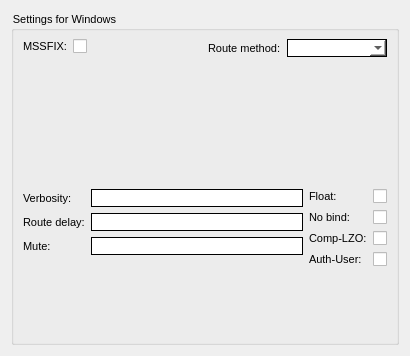
<?xml version="1.0" encoding="UTF-8"?>
<ui version="4.0">
 <class>AdvPage</class>
 <widget class="QWizardPage" name="AdvPage">
  <property name="geometry">
   <rect>
    <x>0</x>
    <y>0</y>
    <width>410</width>
    <height>356</height>
   </rect>
  </property>
  <property name="windowTitle">
   <string>WizardPage</string>
  </property>
  <property name="styleSheet">
   <string notr="true">font-size: 8pt;</string>
  </property>
  <property name="title">
   <string>Advanced Settings</string>
  </property>
  <property name="subTitle">
   <string>Please specify the advanced settings.</string>
  </property>
  <layout class="QGridLayout" name="gridLayout_3">
   <item row="0" column="0">
    <widget class="QGroupBox" name="groupBox">
     <property name="title">
      <string>Settings for Windows</string>
     </property>
     <layout class="QGridLayout" name="gridLayout_2">
      <item row="0" column="0">
       <layout class="QVBoxLayout" name="verticalLayout_4">
        <item>
         <layout class="QHBoxLayout" name="horizontalLayout_3">
          <item>
           <layout class="QFormLayout" name="formLayout_3">
            <property name="fieldGrowthPolicy">
             <enum>QFormLayout::AllNonFixedFieldsGrow</enum>
            </property>
            <item row="0" column="0">
             <widget class="QLabel" name="label_6">
              <property name="text">
               <string>MSSFIX:</string>
              </property>
             </widget>
            </item>
            <item row="0" column="1">
             <widget class="QCheckBox" name="cbMsfix">
              <property name="enabled">
               <bool>true</bool>
              </property>
              <property name="styleSheet">
               <string notr="true"/>
              </property>
              <property name="text">
               <string/>
              </property>
             </widget>
            </item>
           </layout>
          </item>
          <item>
           <layout class="QFormLayout" name="formLayout_4">
            <item row="0" column="0">
             <widget class="QLabel" name="label_21">
              <property name="text">
               <string>Route method:</string>
              </property>
             </widget>
            </item>
            <item row="0" column="1">
             <widget class="QComboBox" name="cmbRouteMethod">
              <property name="enabled">
               <bool>true</bool>
              </property>
              <property name="styleSheet">
               <string notr="true">:enabled {border: 1px solid black; background-color: rgb(255, 255, 255);}
:disabled {border: 1px solid black; background-color: rgb(195, 195, 195);}
:hover {border: 1px solid red; }</string>
              </property>
             </widget>
            </item>
           </layout>
          </item>
         </layout>
        </item>
        <item>
         <layout class="QHBoxLayout" name="horizontalLayout">
          <item>
           <layout class="QFormLayout" name="formLayout">
            <property name="fieldGrowthPolicy">
             <enum>QFormLayout::AllNonFixedFieldsGrow</enum>
            </property>
            <item row="0" column="0">
             <widget class="QLabel" name="label_17">
              <property name="text">
               <string>Verbosity:</string>
              </property>
             </widget>
            </item>
            <item row="0" column="1">
             <widget class="QLineEdit" name="txtVerbose">
              <property name="enabled">
               <bool>true</bool>
              </property>
              <property name="styleSheet">
               <string notr="true">:enabled {border: 1px solid black; background-color: rgb(255, 255, 255);}
:disabled {border: 1px solid black; background-color: rgb(195, 195, 195);}
:hover {border: 1px solid red; }</string>
              </property>
             </widget>
            </item>
            <item row="1" column="0">
             <widget class="QLabel" name="label_22">
              <property name="text">
               <string>Route delay:</string>
              </property>
             </widget>
            </item>
            <item row="1" column="1">
             <widget class="QLineEdit" name="txtRouteDelay">
              <property name="enabled">
               <bool>true</bool>
              </property>
              <property name="styleSheet">
               <string notr="true">:enabled {border: 1px solid black; background-color: rgb(255, 255, 255);}
:disabled {border: 1px solid black; background-color: rgb(195, 195, 195);}
:hover {border: 1px solid red; }</string>
              </property>
             </widget>
            </item>
            <item row="2" column="0">
             <widget class="QLabel" name="label_18">
              <property name="text">
               <string>Mute:</string>
              </property>
             </widget>
            </item>
            <item row="2" column="1">
             <widget class="QLineEdit" name="txtMute">
              <property name="enabled">
               <bool>true</bool>
              </property>
              <property name="styleSheet">
               <string notr="true">:enabled {border: 1px solid black; background-color: rgb(255, 255, 255);}
:disabled {border: 1px solid black; background-color: rgb(195, 195, 195);}
:hover {border: 1px solid red; }</string>
              </property>
             </widget>
            </item>
           </layout>
          </item>
          <item>
           <layout class="QFormLayout" name="formLayout_2">
            <item row="0" column="0">
             <widget class="QLabel" name="label_8">
              <property name="text">
               <string>Float:</string>
              </property>
             </widget>
            </item>
            <item row="0" column="1">
             <widget class="QCheckBox" name="cbNobind">
              <property name="enabled">
               <bool>true</bool>
              </property>
              <property name="styleSheet">
               <string notr="true"/>
              </property>
              <property name="text">
               <string/>
              </property>
             </widget>
            </item>
            <item row="1" column="0">
             <widget class="QLabel" name="label_11">
              <property name="text">
               <string>No bind:</string>
              </property>
             </widget>
            </item>
            <item row="1" column="1">
             <widget class="QCheckBox" name="cbFloat">
              <property name="enabled">
               <bool>true</bool>
              </property>
              <property name="styleSheet">
               <string notr="true"/>
              </property>
              <property name="text">
               <string/>
              </property>
             </widget>
            </item>
            <item row="2" column="0">
             <widget class="QLabel" name="label_16">
              <property name="text">
               <string>Comp-LZO:</string>
              </property>
             </widget>
            </item>
            <item row="2" column="1">
             <widget class="QCheckBox" name="cbCompLzo">
              <property name="enabled">
               <bool>true</bool>
              </property>
              <property name="styleSheet">
               <string notr="true"/>
              </property>
              <property name="text">
               <string/>
              </property>
             </widget>
            </item>
            <item row="3" column="0">
             <widget class="QLabel" name="label">
              <property name="text">
               <string>Auth-User:</string>
              </property>
             </widget>
            </item>
            <item row="3" column="1">
             <widget class="QCheckBox" name="cbAuthUserPass">
              <property name="text">
               <string/>
              </property>
             </widget>
            </item>
           </layout>
          </item>
         </layout>
        </item>
       </layout>
      </item>
     </layout>
    </widget>
   </item>
  </layout>
 </widget>
 <resources/>
 <connections/>
</ui>
